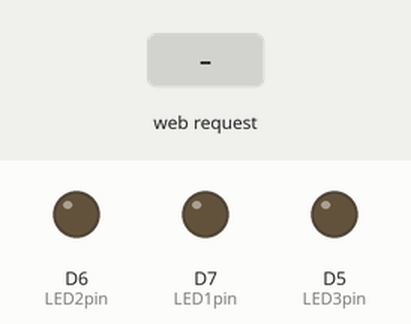
Recording of a sketch running on a simulated ESP8266 (NodeMCU). On the bench: output pins drawn as LEDs (lit = HIGH). The inputs (shaded band) are chosen by the test bench. WiFi joins after 1.5 s; servers stay silent unless stated; what the sketch prints to the serial monitor is not drawn.

Above: at 2.7 s.
2.8 s: HTTP request GET /led1on received
At 3.3 s:
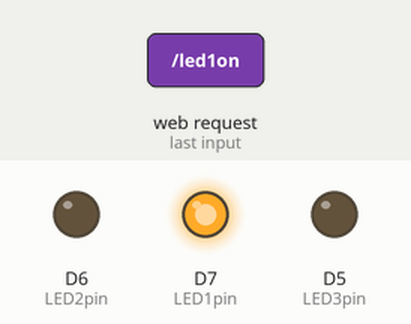
4.3 s: HTTP request GET /led2on received
At 5.5 s:
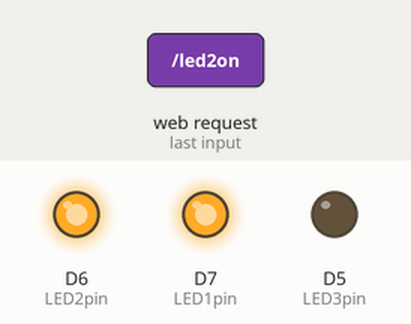
5.8 s: HTTP request GET /led1off received
At 6.8 s:
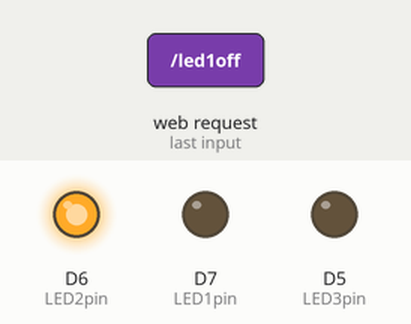
7.3 s: HTTP request GET /led3on received
At 8.0 s:
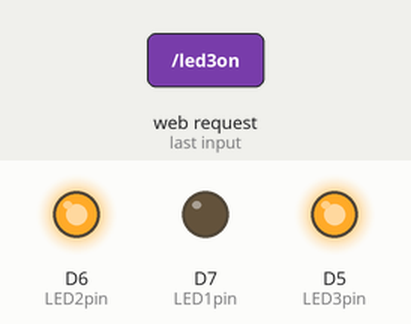
8.8 s: HTTP request GET /led2off received
At 9.1 s:
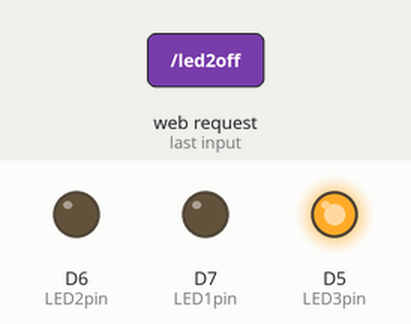
10.3 s: HTTP request GET / received
At 11.5 s:
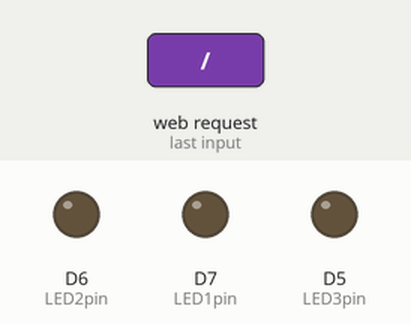
Timing chart, 0 to 12.8 s (numbered marks = the images above; inputs shaded):
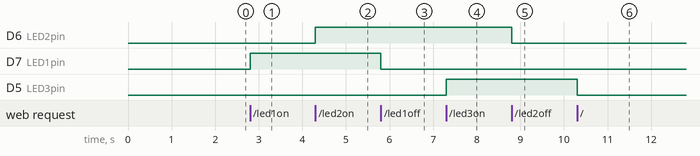

Measured:
- after the input at 2.8 s, D7 (LED1pin): LOW → HIGH at once
- after the input at 4.3 s, D6 (LED2pin): LOW → HIGH at once
- after the input at 5.8 s, D7 (LED1pin): HIGH → LOW at once
- after the input at 7.3 s, D5 (LED3pin): LOW → HIGH at once
- after the input at 8.8 s, D6 (LED2pin): HIGH → LOW at once
- after the input at 10.3 s, D5 (LED3pin): HIGH → LOW at once

The sketch:

3_led.ino
```cpp
#include <ESP8266WiFi.h>
#include <ESP8266WebServer.h>

/* Put your SSID & Password */
const char* ssid = "MAHENDRA";  // Enter SSID here
const char* password = "9456944904";  //Enter Password here

/* Put IP Address details */
//IPAddress local_ip(192,168,1,1);
//IPAddress gateway(192,168,1,1);
//IPAddress subnet(255,255,255,0);

ESP8266WebServer server(80);

uint8_t LED1pin = D7;
bool LED1status = LOW;

uint8_t LED2pin = D6;
bool LED2status = LOW;

uint8_t LED3pin = D5;
bool LED3status = LOW;

WiFiClient client;

void setup() {
  Serial.begin(9600);
  pinMode(LED1pin, OUTPUT);
  pinMode(LED2pin, OUTPUT);
  pinMode(LED3pin, OUTPUT);
  //WiFi.softAP(ssid, password);
  //WiFi.softAPConfig(local_ip, gateway, subnet);
  //delay(100);

  WiFi.begin(ssid, password);
         while (WiFi.status() != WL_CONNECTED)
          {
            delay(500);
            Serial.print(".");
          }
  server.on("/", handle_OnConnect);
  server.on("/led1on", handle_led1on);
  server.on("/led1off", handle_led1off);
  server.on("/led2on", handle_led2on);
  server.on("/led2off", handle_led2off);
  server.on("/led3on", handle_led3on);
  server.on("/led3off", handle_led3off);
  server.onNotFound(handle_NotFound);

  server.begin();
  Serial.println("HTTP server started");
  Serial.print("Use This Web Address to use the web server:");
  Serial.println(WiFi.localIP());
}
void loop() {
  server.handleClient();
  if(LED1status)
  {digitalWrite(LED1pin, HIGH);}
  else
  {digitalWrite(LED1pin, LOW);}

  if(LED2status)
  {digitalWrite(LED2pin, HIGH);}
  else
  {digitalWrite(LED2pin, LOW);}


if(LED3status)
  {digitalWrite(LED3pin, HIGH);}
  else
  {digitalWrite(LED3pin, LOW);}
}

void handle_OnConnect() {
  LED1status = LOW;
  LED2status = LOW;
  LED3status = LOW;
  server.send(200, "text/html", SendHTML(LED1status,LED2status,LED3status));
}

void handle_led1on() {
  LED1status = HIGH;
  server.send(200, "text/html", SendHTML(true,LED2status,LED3status));
  }

void handle_led1off() {
  LED1status = LOW;
  server.send(200, "text/html", SendHTML(false,LED2status,LED3status));
}

void handle_led2on() {
  LED2status = HIGH;
  server.send(200, "text/html", SendHTML(LED1status,true,LED3status));
}

void handle_led2off() {
  LED2status = LOW;
  server.send(200, "text/html", SendHTML(LED1status,false,LED3status));
}

void handle_led3on() {
  LED3status = HIGH;
  server.send(200, "text/html", SendHTML(LED1status,LED2status,true));
}

void handle_led3off() {
  LED3status = LOW;
  server.send(200, "text/html", SendHTML(LED1status,LED2status,false));
}

void handle_NotFound(){
  server.send(404, "text/plain", "Not found");
}

String SendHTML(uint8_t led1stat,uint8_t led2stat,uint8_t led3stat){
  String ptr = "<!DOCTYPE html> <html>\n";
  ptr +="<head><meta name=\"viewport\" content=\"width=device-width, initial-scale=1.0, user-scalable=no\">\n";
  ptr +="<title>LED Control</title>\n";
  ptr +="<style>html { font-family: Helvetica; display: inline-block; margin: 0px auto; text-align: center;}\n";
  ptr +="body{margin-top: 50px;} h1 {color: #444444;margin: 50px auto 30px;} h3 {color: #444444;margin-bottom: 50px;}\n";
  ptr +=".button {display: block;width: 80px;background-color: #1abc9c;border: none;color: white;padding: 13px 30px;text-decoration: none;font-size: 25px;margin: 0px auto 35px;cursor: pointer;border-radius: 4px;}\n";
  ptr +=".button-on {background-color: #1abc9c;}\n";
  ptr +=".button-on:active {background-color: #16a085;}\n";
  ptr +=".button-off {background-color: #34495e;}\n";
  ptr +=".button-off:active {background-color: #2c3e50;}\n";
  ptr +="p {font-size: 14px;color: #888;margin-bottom: 10px;}\n";
  ptr +="</style>\n";
  ptr +="</head>\n";
  ptr +="<body>\n";
  ptr +="<h1>NODEMCU LED Web Server</h1>\n";
  ptr +="<h3>CLICK ON BUTTON BELOW TO TURN LED ON AND OFF</h3>\n";

   if(led1stat)
  {ptr +="<p>LED1 Status: ON</p><a class=\"button button-off\" href=\"/led1off\">OFF</a>\n";}
  else
  {ptr +="<p>LED1 Status: OFF</p><a class=\"button button-on\" href=\"/led1on\">ON</a>\n";}

  if(led2stat)
  {ptr +="<p>LED2 Status: ON</p><a class=\"button button-off\" href=\"/led2off\">OFF</a>\n";}
  else
  {ptr +="<p>LED2 Status: OFF</p><a class=\"button button-on\" href=\"/led2on\">ON</a>\n";}

 if(led3stat)
  {ptr +="<p>LED3 Status: ON</p><a class=\"button button-off\" href=\"/led3off\">OFF</a>\n";}
  else
  {ptr +="<p>LED3 Status: OFF</p><a class=\"button button-on\" href=\"/led3on\">ON</a>\n";}

  ptr +="</body>\n";
  ptr +="</html>\n";
  return ptr;
}
```
